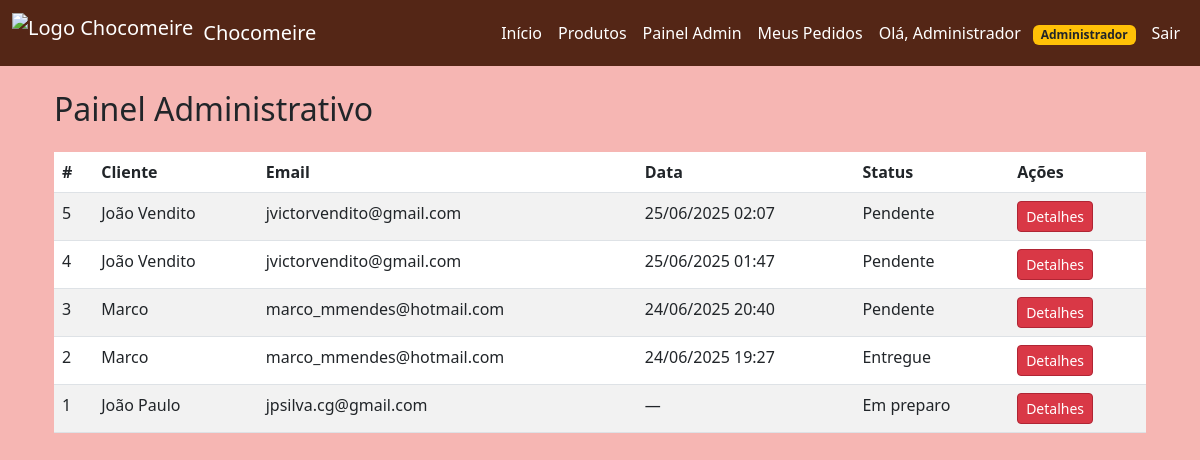
Page /admin (signed in) on the earlier database version.
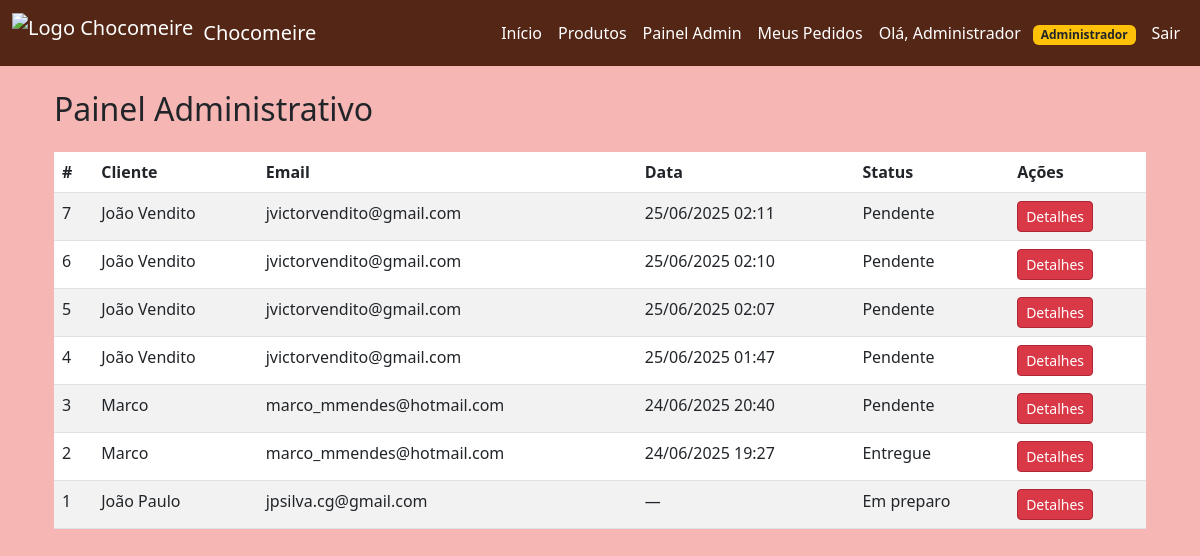
Same page on the later database version.
### app.py (models this page shows)
class User(db.Model):
    id = db.Column(db.Integer, primary_key=True)
    nome = db.Column(db.String(100), nullable=False)
    email = db.Column(db.String(100), unique=True, nullable=False)
    senha = db.Column(db.String(200), nullable=False)
    is_admin = db.Column(db.Boolean, default=False)

### models/pedido.py (models this page shows, shortened)
class Pedido(db.Model):
    id = db.Column(db.Integer, primary_key=True)
    cliente_id = db.Column(db.Integer, db.ForeignKey('cliente.id'), nullable=False)
    cliente = db.relationship('Cliente', backref='pedidos')  # ✅ relacionamento com cliente
    status = db.Column(db.String(50), default="Pendente")
    data_criacao = db.Column(db.DateTime, default=datetime.utcnow)  # ✅ campo de data
    itens = db.relationship('ItemPedido', backref='pedido', lazy=True, cascade="all, delete-orphan")

### models/cliente.py (models this page shows, shortened)
class Cliente(db.Model):
    id = db.Column(db.Integer, primary_key=True)
    nome = db.Column(db.String(100), nullable=False)
    email = db.Column(db.String(100), unique=True, nullable=False)

### app.py (the view)
@app.route('/admin')
def admin_dashboard():
    if not is_admin():
        flash("Acesso restrito ao administrador!", "error")
        return redirect(url_for('home'))
    pedidos = Pedido.query.order_by(Pedido.id.desc()).all()
    return render_template("admin.html", usuario=get_usuario_logado(), pedidos=pedidos)

### app.py (called while the page is built)
def get_usuario_logado():
    if 'usuario_id' in session:
        return db.session.get(User, session['usuario_id'])
    return None

def is_admin():
    usuario = get_usuario_logado()
    return usuario and getattr(usuario, "is_admin", False)

### templates/admin.html
{% extends 'base.html' %}
{% block content %}
<div class="container mt-4">
  <h2>Painel Administrativo</h2>
  {% if pedidos %}
  <table class="table table-striped mt-4">
    <thead>
      <tr>
        <th>#</th>
        <th>Cliente</th>
        <th>Email</th>
        <th>Data</th>
        <th>Status</th>
        <th>Ações</th>
      </tr>
    </thead>
    <tbody>
      {% for pedido in pedidos %}
      <tr>
        <td>{{ pedido.id }}</td>
        <td>{{ pedido.cliente.nome }}</td>
        <td>{{ pedido.cliente.email }}</td>
        <td>{{ pedido.data_criacao.strftime('%d/%m/%Y %H:%M') if pedido.data_criacao else '—' }}</td>
        <td>{{ pedido.status if pedido.status else 'Pendente' }}</td>
        <td>
          <a href="{{ url_for('admin_detalhes_pedido', pedido_id=pedido.id) }}" class="btn btn-sm btn-primary">Detalhes</a>
        </td>
      </tr>
      {% endfor %}
    </tbody>
  </table>
  {% else %}
  <p>Nenhum pedido registrado até o momento.</p>
  {% endif %}
</div>
{% endblock %}

### templates/base.html (shortened to what this page needs)
<!DOCTYPE html>
<html lang="pt-BR">
<head>
    <link href="https://cdn.jsdelivr.net/npm/bootstrap@5.3.0/dist/css/bootstrap.min.css" rel="stylesheet">
    <link href="{{ url_for('static', filename='style.css') }}" rel="stylesheet">
</head>
<body>
    <nav class="navbar navbar-expand-lg navbar-custom">
        <div class="container-fluid">
            <a class="navbar-brand d-flex align-items-center" href="/">
                <img src="https://raw.githubusercontent.com/unimetrocamp-startupclass/LTD.2025.1.028-CHOCOMEIRE/main/static/Logo.Chocomeire.jpg" alt="Logo Chocomeire">
                Chocomeire
            </a>
            <div class="collapse navbar-collapse" id="navbarNav">
                <ul class="navbar-nav ms-auto">
                    <li class="nav-item"><a class="nav-link" href="/">Início</a></li>
                    <li class="nav-item"><a class="nav-link" href="/produtos">Produtos</a></li>
                    {% if usuario %}
                        {% if usuario.is_admin %}
                            <li class="nav-item">
                                <a class="nav-link" href="{{ url_for('admin_dashboard') }}">Painel Admin</a>
                            </li>
                        {% endif %}
                        <li class="nav-item">
                            <a class="nav-link" href="{{ url_for('meus_pedidos') }}">Meus Pedidos</a>
                        </li>
                        <li class="nav-item">
                            <a class="nav-link disabled">
                                Olá, {{ usuario.nome }}
                                {% if usuario.is_admin %}
                                    <span class="badge bg-warning text-dark ms-2">Administrador</span>
                                {% endif %}
                            </a>
                        </li>
                        <li class="nav-item">
                            <a class="nav-link" href="/logout">Sair</a>
                        </li>
                    {% else %}
                        <li class="nav-item"><a class="nav-link" href="/login">Login</a></li>
                        <li class="nav-item"><a class="nav-link" href="/cadastro">Cadastre-se</a></li>
                    {% endif %}
                </ul>
            </div>
        </div>
    </nav>
    <main class="container mt-4">
        {% block content %}{% endblock %}
    </main>
</body>
</html>

### static/style.css (style rules this page uses)
body { background-color: #f6b6b3; font-family: 'Segoe UI', Arial, sans-serif; margin: 0; padding: 0; }
.navbar-custom { background-color: #542616; }
.navbar-custom .navbar-brand, .navbar-custom .nav-link, .navbar-custom .navbar-toggler-icon { color: #fff; }
.navbar-brand img { height: 40px; margin-right: 10px; }
.btn-primary { background-color: #D93846; border-color: #b02534; color: #fff; }

Differences in the rows shown:
added Pedido: id "7", cliente.nome "João Vendito", cliente.email "jvictorvendito@gmail.com", data_criacao "25/06/2025 02:11", status "Pendente"
added Pedido: id "6", cliente.nome "João Vendito", cliente.email "jvictorvendito@gmail.com", data_criacao "25/06/2025 02:10", status "Pendente"
